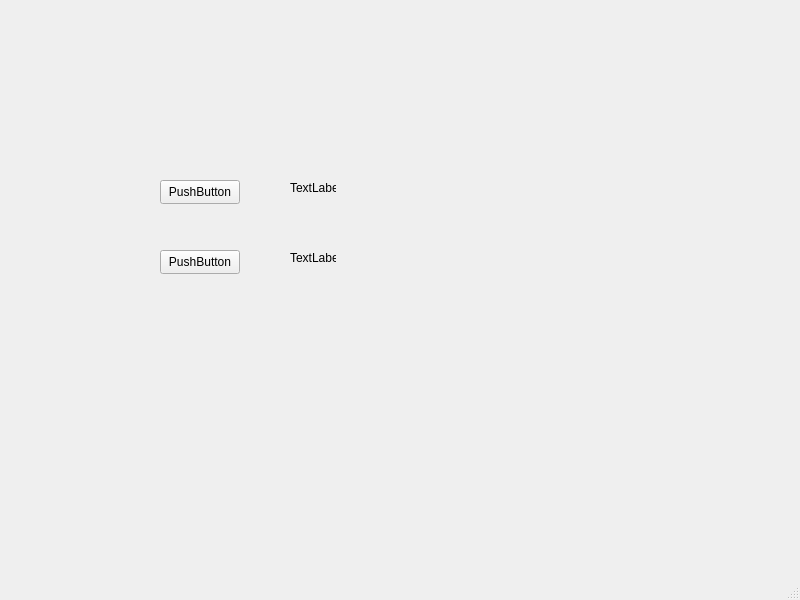
<?xml version="1.0" encoding="UTF-8"?>
<ui version="4.0">
 <class>MainWindow</class>
 <widget class="QMainWindow" name="MainWindow">
  <property name="geometry">
   <rect>
    <x>0</x>
    <y>0</y>
    <width>800</width>
    <height>600</height>
   </rect>
  </property>
  <property name="windowTitle">
   <string>MainWindow</string>
  </property>
  <widget class="QWidget" name="centralwidget">
   <widget class="QPushButton" name="pushButton">
    <property name="geometry">
     <rect>
      <x>160</x>
      <y>180</y>
      <width>80</width>
      <height>24</height>
     </rect>
    </property>
    <property name="text">
     <string>PushButton</string>
    </property>
   </widget>
   <widget class="QPushButton" name="pushButton_2">
    <property name="geometry">
     <rect>
      <x>160</x>
      <y>250</y>
      <width>80</width>
      <height>24</height>
     </rect>
    </property>
    <property name="text">
     <string>PushButton</string>
    </property>
   </widget>
   <widget class="QLabel" name="label">
    <property name="geometry">
     <rect>
      <x>290</x>
      <y>180</y>
      <width>46</width>
      <height>16</height>
     </rect>
    </property>
    <property name="text">
     <string>TextLabel</string>
    </property>
   </widget>
   <widget class="QLabel" name="label_2">
    <property name="geometry">
     <rect>
      <x>290</x>
      <y>250</y>
      <width>46</width>
      <height>16</height>
     </rect>
    </property>
    <property name="text">
     <string>TextLabel</string>
    </property>
   </widget>
  </widget>
  <widget class="QMenuBar" name="menubar">
   <property name="geometry">
    <rect>
     <x>0</x>
     <y>0</y>
     <width>800</width>
     <height>21</height>
    </rect>
   </property>
  </widget>
  <widget class="QStatusBar" name="statusbar"/>
 </widget>
 <resources/>
 <connections/>
</ui>
